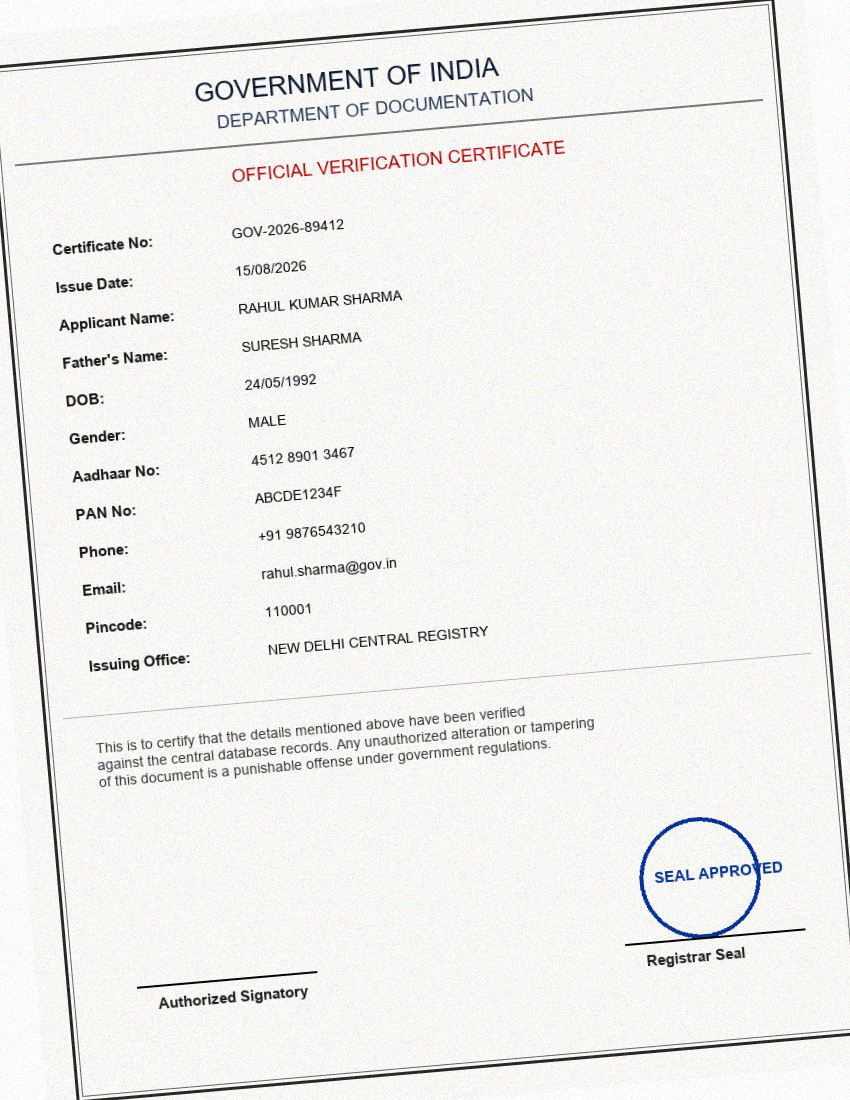
#> input picture Open Ended practical/samples/sample_government_doc.png, 850 x 1100 px
$ python -i preprocessor.py   (imports and definitions only)
#> lines starting #> are read from the running program, lines starting #| are printed output that depends on the picture; after the words box and inside, x2 and y2 are one past the last pixel; in counts of white or black regions, pixels touching at a corner belong together
"""
Document Image Preprocessing Engine for Practical 9.

Provides deskewing, noise reduction, adaptive thresholding,
morphological refinement, and perspective unwarping for scanned documents.
"""

import cv2
import numpy as np
from typing import Dict, Any, Tuple, Optional


class DocumentPreprocessor:
    """
    Advanced Document Image Preprocessing pipeline using OpenCV.
    """

    def __init__(self, debug: bool = False):
        self.debug = debug

    def load_image(self, input_path_or_array) -> np.ndarray:
        """Load image from path or return numpy array if already loaded."""
        if isinstance(input_path_or_array, str):
            image = cv2.imread(input_path_or_array)
            if image is None:
                raise ValueError(f"Failed to read image from path: {input_path_or_array}")
            return image
        elif isinstance(input_path_or_array, np.ndarray):
            return input_path_or_array.copy()
        else:
            raise TypeError("Input must be a file path string or numpy array.")

    def to_grayscale(self, image: np.ndarray) -> np.ndarray:
        """Convert color image to grayscale."""
        if len(image.shape) == 3 and image.shape[2] == 3:
            return cv2.cvtColor(image, cv2.COLOR_BGR2GRAY)
        elif len(image.shape) == 3 and image.shape[2] == 4:
            return cv2.cvtColor(image, cv2.COLOR_BGRA2GRAY)
        return image.copy()

    def denoise(self, gray: np.ndarray, method: str = "gaussian", kernel_size: int = 5) -> np.ndarray:
        """Apply noise reduction filters."""
        kernel_size = max(3, kernel_size | 1)  # Ensure odd kernel size
        if method == "gaussian":
            return cv2.GaussianBlur(gray, (kernel_size, kernel_size), 0)
        elif method == "median":
            return cv2.medianBlur(gray, kernel_size)
        elif method == "bilateral":
            return cv2.bilateralFilter(gray, d=kernel_size, sigmaColor=75, sigmaSpace=75)
        return gray.copy()

    def apply_threshold(self, gray: np.ndarray, method: str = "otsu", block_size: int = 15, c: int = 4) -> np.ndarray:
        """Apply binarization thresholding."""
        if method == "otsu":
            _, thresh = cv2.threshold(gray, 0, 255, cv2.THRESH_BINARY + cv2.THRESH_OTSU)
            return thresh
        elif method == "adaptive_gaussian":
            block_size = max(3, block_size | 1)
            return cv2.adaptiveThreshold(
                gray, 255, cv2.ADAPTIVE_THRESH_GAUSSIAN_C, cv2.THRESH_BINARY, block_size, c
            )
        elif method == "adaptive_mean":
            block_size = max(3, block_size | 1)
            return cv2.adaptiveThreshold(
                gray, 255, cv2.ADAPTIVE_THRESH_MEAN_C, cv2.THRESH_BINARY, block_size, c
            )
        elif method == "binary_inv_otsu":
            _, thresh = cv2.threshold(gray, 0, 255, cv2.THRESH_BINARY_INV + cv2.THRESH_OTSU)
            return thresh
        return gray.copy()

    # [12 lines left out: function apply_morphology, not called in this run]

    def detect_skew_angle(self, gray: np.ndarray) -> float:
        """
        Detect text skew angle using minimum area bounding box on thresholded text contours
        or Hough line angles.
        """
        # Invert image: text becomes white, background black
        _, thresh = cv2.threshold(gray, 0, 255, cv2.THRESH_BINARY_INV + cv2.THRESH_OTSU)

        # Find non-zero points (text pixels)
        pts = np.column_stack(np.where(thresh > 0))
        if len(pts) == 0:
            return 0.0

        # Calculate minimum bounding box
        rect = cv2.minAreaRect(pts)
        angle = rect[-1]

        # Standardize angle range [-45, 45]
        if angle < -45:
            angle = -(90 + angle)
        elif angle > 45:
            angle = 90 - angle
        else:
            angle = -angle

        # Cap angle to realistic document skew bounds [-30, 30]
        if abs(angle) > 30:
            angle = 0.0

        return float(angle)

    def rotate_image(self, image: np.ndarray, angle: float) -> np.ndarray:
        """Rotate image by specified angle with white background padding."""
        if abs(angle) < 0.1:
            return image.copy()

        (h, w) = image.shape[:2]
        center = (w // 2, h // 2)

        M = cv2.getRotationMatrix2D(center, angle, 1.0)

        # Calculate new bounding dimensions to avoid cropping
        cos = np.abs(M[0, 0])
        sin = np.abs(M[0, 1])
        new_w = int((h * sin) + (w * cos))
        new_h = int((h * cos) + (w * sin))

        # Adjust matrix translation
        M[0, 2] += (new_w / 2) - center[0]
        M[1, 2] += (new_h / 2) - center[1]

        border_value = (255, 255, 255) if len(image.shape) == 3 else 255
        rotated = cv2.warpAffine(image, M, (new_w, new_h), flags=cv2.INTER_CUBIC, borderValue=border_value)
        return rotated

    # [51 lines left out: function unwarp_document, not called in this run]

    def process(self, input_image, config: Optional[Dict[str, Any]] = None) -> Dict[str, Any]:
        """
        Execute full document preprocessing pipeline.
        Returns a dictionary of all intermediate images and parameters.
        """
        cfg = {
            "auto_deskew": True,
            "denoise_method": "gaussian",
            "denoise_kernel": 5,
            "threshold_method": "otsu",
            "adaptive_block_size": 15,
            "adaptive_c": 4,
            "apply_morphology": False,
            "morph_op": "close",
            "unwarp": False
        }
        if config:
            cfg.update(config)

        original = self.load_image(input_image)

        # Unwarp if requested
        working_img = self.unwarp_document(original) if cfg["unwarp"] else original.copy()

        # Deskewing
        gray_init = self.to_grayscale(working_img)
        skew_angle = 0.0
        if cfg["auto_deskew"]:
            skew_angle = self.detect_skew_angle(gray_init)
            working_img = self.rotate_image(working_img, skew_angle)

        gray = self.to_grayscale(working_img)
        denoised = self.denoise(gray, method=cfg["denoise_method"], kernel_size=cfg["denoise_kernel"])
        binary = self.apply_threshold(
            denoised,
            method=cfg["threshold_method"],
            block_size=cfg["adaptive_block_size"],
            c=cfg["adaptive_c"]
        )

        final_processed = binary
        if cfg["apply_morphology"]:
            final_processed = self.apply_morphology(binary, operation=cfg["morph_op"])

        return {
            "original": original,
            "gray": gray,
            "denoised": denoised,
            "binary": binary,
            "final": final_processed,
            "skew_angle": skew_angle,
            "config": cfg
        }

>>> import cv2
>>> picture = cv2.imread('../samples/sample_government_doc.png')
#> picture is the input picture: shape (1100, 850, 3); mean B, G, R 237.5, 239.3, 240.1
>>> result = DocumentPreprocessor().process(picture)
#> in detect_skew_angle, `_, thresh = cv2.threshold(gray, 0, 255, cv2.THRESH_BINARY_INV + cv2.TH..`:
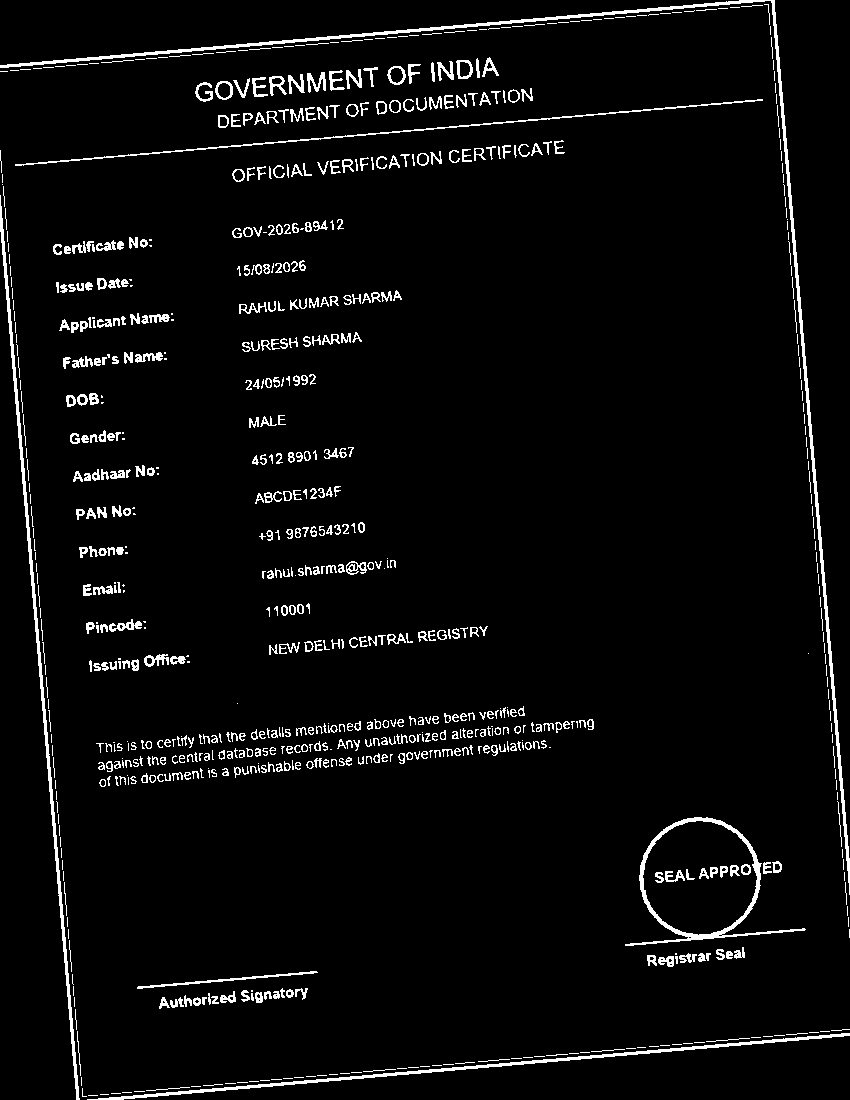
#> thresh: shape (1100, 850); 4.2% white in thin lines or dots
#> in detect_skew_angle, `pts = np.column_stack(np.where(thresh > 0))`: pts = 39458 pairs, first value 0 to 1099, second value 0 to 849
#> in detect_skew_angle, `rect = cv2.minAreaRect(pts)`: rect = ((550, 425), (791.3, 1041.3), -85)
#> in detect_skew_angle, `angle = rect[-1]`: angle = -85
#> in detect_skew_angle, `angle = -(90 + angle)`: angle = -5
#> in rotate_image, `M = cv2.getRotationMatrix2D(center, angle, 1.0)`: M = [[0.996, -0.0871, 49.53], [0.0871, 0.996, -34.93]]
#> in rotate_image, `cos = np.abs(M[0, 0])`: cos = 0.996
#> in rotate_image, `sin = np.abs(M[0, 1])`: sin = 0.0871
#> in rotate_image, `new_w = int((h * sin) + (w * cos))`: new_w = 942
#> in rotate_image, `new_h = int((h * cos) + (w * sin))`: new_h = 1169
#> in rotate_image, `rotated = cv2.warpAffine(image, M, (new_w, new_h), flags=cv2.INTER_CUB..`:
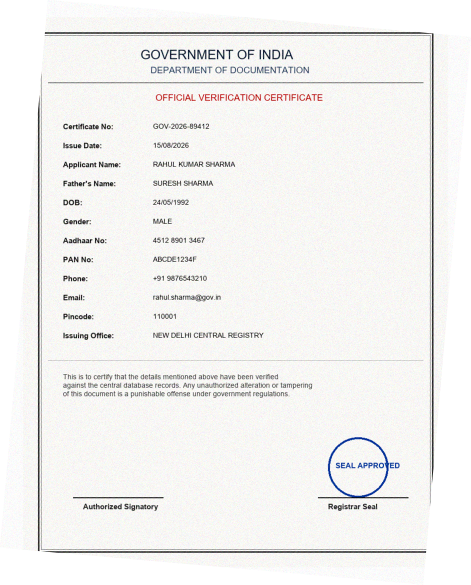
#> rotated: shape (1169, 942, 3) (shown at 1/2 size); mean B, G, R 240, 241.5, 242.2
#> in apply_threshold, `_, thresh = cv2.threshold(gray, 0, 255, cv2.THRESH_BINARY + cv2.THRESH..`:
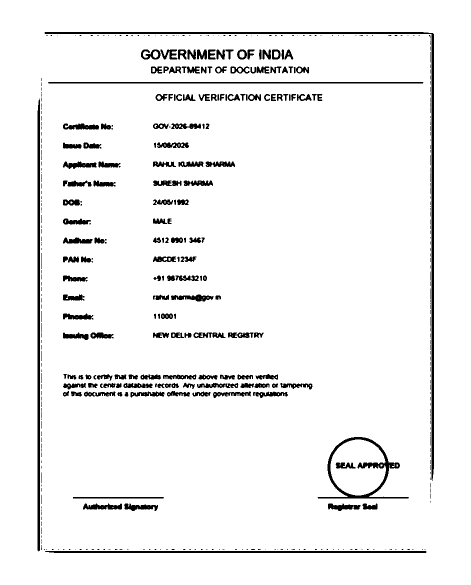
#> thresh: shape (1169, 942) (shown at 1/2 size); 94.7% white; 464 black regions (290 under 20 px), largest, box (x1, y1, x2, y2) and area: (89, 64, 868, 962) 7505, (75, 197, 80, 1103) 4480, (635, 874, 818, 997) 3238
#> result = 7 items
